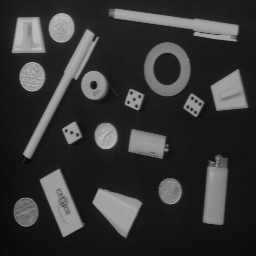
#> input picture Taller_3/images/OBJECTS.png, 256 x 256 px; the run also reads 3 pictures not shown here
$ jupyter execute Taller3_David.ipynb
#> lines starting #> are read from the running program, lines starting #| are printed output that depends on the picture; after the words box and inside, x2 and y2 are one past the last pixel; in counts of white or black regions, pixels touching at a corner belong together
# Taller 2: operaciones de transformación del histograma

### Sebastián Palma

### David Tobón Molina

[cell 1]
import matplotlib.pyplot as plt
import numpy as np
import cv2

## Segmentación por umbralización

#### 1.2 Cargue la imagen de trabajo objects.png  y visualícela

[cell 2]
objects_img = cv2.imread('images/OBJECTS.png', cv2.IMREAD_GRAYSCALE)
#> objects_img is the input picture: shape (256, 256); min 7, max 188, mean 53.3

plt.imshow(objects_img, cmap='gray', vmin=0, vmax=255)
plt.axis('off')
plt.show()

#### 1.3 Visualice el histograma de la imagen de trabajo

[cell 3]
def get_histogram(img):
    return cv2.calcHist([img],[0],None,[256],[0,256])

[cell 4]
objects_hist = get_histogram(objects_img)
#> objects_hist = 256 values, max 3542 at index 21, min 0 at index 0, mean 256

plt.plot(objects_hist)
plt.show()

#### 1.4 Aplique el algoritmo de umbralización global

[cell 5]
max_value = 255
thresh_value, thresh_image = cv2.threshold(objects_img, 60, max_value, cv2.THRESH_BINARY)
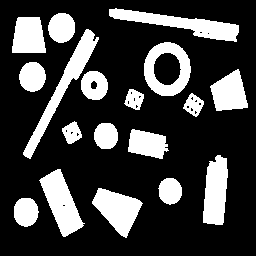
#> thresh_image: shape (256, 256); 24.7% white; 18 white regions, largest, box (x1, y1, x2, y2) and area: (109, 8, 239, 42) 1667, (23, 29, 99, 159) 1663, (39, 169, 85, 237) 1506

#### 1.5 Aplique el algoritmo de umbralización de Otsu con un solo valor

[cell 6]
otsu_value, otsu_image = cv2.threshold(objects_img, 0, max_value, cv2.THRESH_BINARY+cv2.THRESH_OTSU)
#> otsu_image: shape (256, 256); 23.5% white; 18 white regions, largest, box (x1, y1, x2, y2) and area: (109, 9, 239, 42) 1596, (23, 29, 99, 159) 1563, (40, 169, 84, 237) 1448
#> otsu_value = 84

[cell 7]
plt.figure(figsize=(18,6))

plt.subplot(1,3,1)
plt.title('Imagen original')
plt.imshow(objects_img, cmap='gray')

plt.subplot(1,3,2)
plt.title(f'Umbralización global (t={int(thresh_value)})')
plt.imshow(thresh_image, cmap='gray')

plt.subplot(1,3,3)
plt.title(f'Umbralización Otsu (t={int(otsu_value)})')
plt.imshow(otsu_image, cmap='gray')

plt.show()

#### 1.6 Ahora introduzca ruido gaussiano aditivo con varianza de 0.001 y luego con varianza de 0.05. Visualice el histograma de la imagen resultante. ¿Qué sucede? ¿Por qué sucede esto?

[cell 8]
from skimage.util import random_noise

var1 = 0.001
var2 = 0.05

noised_image_001 = random_noise(objects_img, mode='gaussian', mean=0, var=var1)
noised_image_05 = random_noise(objects_img, mode='gaussian', mean=0,  var=var2)
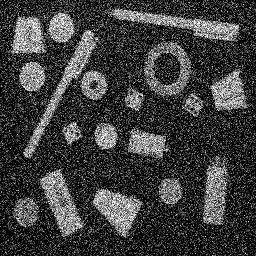
#> noised_image_05: shape (256, 256) float64; min 0, max 1, mean 0.245

noised_image_001 = (noised_image_001 * 255).astype(np.uint8)
noised_image_05 = (noised_image_05 * 255).astype(np.uint8)

noised_image_001_hist = get_histogram(noised_image_001)
#> noised_image_001_hist = 256 values, max 1921 at index 22, min 0 at index 204, mean 256
noised_image_05_hist = get_histogram(noised_image_05)
#> noised_image_05_hist = 256 values, max 16950 at index 0, min 16 at index 252, mean 256

plt.figure(figsize=(24, 12))

plt.subplot(2, 3, 1)
plt.imshow(objects_img, cmap='gray')
plt.axis('off')

plt.subplot(2, 3, 2)
plt.imshow(noised_image_001, cmap='gray')
plt.axis('off')

plt.subplot(2, 3, 3)
plt.imshow(noised_image_05, cmap='gray')
plt.axis('off')

plt.subplot(2, 3, 4)
plt.plot(objects_hist)
plt.title('Histograma de la imagen original')

plt.subplot(2, 3, 5)
plt.plot(noised_image_001_hist)
plt.title(f'Histograma de la imagen con ruido gaussiano (var={var1})')

plt.subplot(2, 3, 6)
plt.plot(noised_image_05_hist)
plt.title(f'Histograma de la imagen con ruido gaussiano (var={var2})')

plt.show()

Cuando la varianza del ruido es baja ($\sigma^2$ = 0.001), los picos del histograma que representan los valores de fondo (rango [10, 50]) y de los objetos (rango [100, 200]) incrementan su rango, pudiendose decir que se hacen más anchos: el pico que representa los valores de fondo se extiende poco, de [10,50] a [0, 50], pero se ve menos filudo porque los valores se distribuyen de manera más uniforme, ya el pico no es en 3500, sino en 1900. Adicionalmente, el valle que separa a ambos picos se vuelve menos profundo y más corto, implicando una mezcla entre los valores de intensidad de los objetos y el fondo. De todos modos, se observa que la estructura bimodal del histograma se mantiene.

Cuando la varianza del ruido es más alta ($\sigma^2$ = 0.001$), la estructura bimodal del histograma desaparece, mostrando qye no hay una distinción clara entre los objetos y el fondo. Además, hay un aplanamiento drástico del hitograma, donde solo presenta un pico en 0. Este pico también se explica dado que al sumar valores que pueden estar más alejados del valor original del píxel, los valores resultantes pueden ser negativos, por lo que recortan en 0 para cumplir con el rango de valores de la imagen.

Esto sucede porque al sumar ruido gaussiano, se le está sumando una variable aleatorio $N(0, \sigma^2)$ a las intensidades de los píxeles. Esto mueve los valores de los píxeles de manera aleatoria, y a mayor varianza, más ancha es la distribución de la variable aleatoria, por lo que el histograma original se aplana más. Esto se puede observar en la gráfica generada por el siguiente bloque de código (tener en cuenta que para esta suma los valores de intensidad de la imagen se convierten al rango [0, 1]).

[cell 9]
from scipy.stats import norm

x = np.linspace(-0.8, 0.8, 1000)

std1 = np.sqrt(var1)
std2 = np.sqrt(var2)

# genrar las distribuiones de probabilidad que representan el ruido
y1 = norm.pdf(x, 0, std1)
y2 = norm.pdf(x, 0, std2)

plt.figure(figsize=(10, 6))
plt.plot(x, y1, label=f'Ruido bajo (var={var1})', color='blue', linewidth=2)
plt.plot(x, y2, label=f'Ruido alto (var={var2})', color='red', linewidth=2)
plt.fill_between(x, y1, alpha=0.1, color='blue')
plt.fill_between(x, y2, alpha=0.1, color='red')

plt.title('Comparación de distribuciones de ruido gaussiano')
plt.xlabel('Posibles valores del ruido que se suman a los píxeles de la imagen')
plt.ylabel('Densidad de probabilidad')
plt.legend()
plt.grid(True, alpha=0.3)
plt.show()

#### 1.7 Vuelva a correr las umbralizaciones sobre la imagen ¿Cómo afecta el ruido al resultado?

[cell 10]
thresh_value, thresh_image_001 = cv2.threshold(noised_image_001, 60, max_value, cv2.THRESH_BINARY)
#> thresh_image_001: shape (256, 256); 24.7% white; 24 white regions (6 under 20 px), largest, box (x1, y1, x2, y2) and area: (108, 8, 240, 42) 1673, (23, 29, 100, 159) 1664, (40, 169, 85, 237) 1494
thresh_value, thresh_image_05 = cv2.threshold(noised_image_05, 60, max_value, cv2.THRESH_BINARY)
#> thresh_image_05: shape (256, 256); 41.9% white; 2703 white regions (2642 under 20 px), largest, box (x1, y1, x2, y2) and area: (0, 0, 116, 162) 5477, (100, 0, 243, 60) 2072, (127, 36, 208, 124) 1824

otsu_value_001, otsu_image_001 = cv2.threshold(noised_image_001, 0, max_value, cv2.THRESH_BINARY+cv2.THRESH_OTSU)
#> otsu_image_001: shape (256, 256); 23.4% white; 21 white regions (3 under 20 px), largest, box (x1, y1, x2, y2) and area: (109, 9, 239, 42) 1591, (23, 29, 99, 159) 1559, (40, 169, 84, 237) 1443
#> otsu_value_001 = 84
otsu_value_05, otsu_image_05 = cv2.threshold(noised_image_05, 0, max_value, cv2.THRESH_BINARY+cv2.THRESH_OTSU)
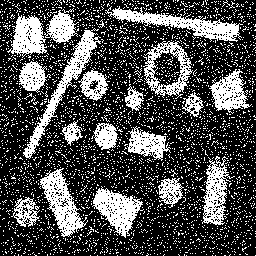
#> otsu_image_05: shape (256, 256); 30.8% white; 3292 white regions (3273 under 20 px), largest, box (x1, y1, x2, y2) and area: (105, 6, 243, 42) 1567, (23, 28, 101, 159) 1511, (40, 168, 88, 237) 1304
#> otsu_value_05 = 84

print("Valores de umbrales")
print(f"Original: {otsu_value}")
#| Original: 84.0
print(f"var={var1}: {otsu_value_001}")
#| var=0.001: 84.0
print(f"var={var2}: {otsu_value_05}")
#| var=0.05: 84.0

plt.figure(figsize=(15,15))

plt.subplot(3,3,1)
plt.imshow(objects_img, cmap='gray')
plt.title('Imagen original')
plt.axis('off')

plt.subplot(3,3,2)
plt.imshow(noised_image_001, cmap='gray')
plt.title(f'Imagen con ruido (var={var1})')
plt.axis('off')

plt.subplot(3,3,3)
plt.imshow(noised_image_05, cmap='gray')
plt.title(f'Imagen con ruido (var={var2})')
plt.axis('off')

plt.subplot(3,3,4)
plt.imshow(thresh_image, cmap='gray')
plt.axis('off')

plt.subplot(3,3,5)
plt.imshow(thresh_image_001, cmap='gray')
plt.title(f'Umbralización global (t={round(thresh_value)})')
plt.axis('off')

plt.subplot(3,3,6)
plt.imshow(thresh_image_05, cmap='gray')
plt.axis('off')

plt.subplot(3,3,7)
plt.imshow(otsu_image, cmap='gray')
plt.title(f'Umbralización Otsu (t={int(otsu_value)})')
plt.axis('off')

plt.subplot(3,3,8)
plt.imshow(otsu_image_001, cmap='gray')
plt.title(f'Umbralización Otsu (t={round(otsu_value_001)})')
plt.axis('off')

plt.subplot(3,3,9)
plt.imshow(otsu_image_05, cmap='gray')
plt.title(f'Umbralización Otsu (t={round(otsu_value_05)})')
plt.axis('off')

plt.show()

El ruido gaussiano bajo, con $\sigma^2 = 0.001$, no causa un cambio mayor en el resultado de la umbralización. Al aplicar el ruido bajo, el desplazamiento de los valores de intensidad de la imagen no causa un cambio mayor en los rangos de intensidad de fondo y objetos, por lo que al usar el mismo umbral, se obtiene un resultado similar a cuando se umbraliza la imagen original, y lo mismo se observa al hacer la umbralización Otsu.

En cambio, cuando el ruido gaussiano tiene alta varianza, con $\sigma^2 = 0.05$, el desplazamiento de los valores de intensidad de la imagen causa un cambio mayor en los rangos de intensidad de fondo y objetos, por lo que al usar el mismo umbral, se obtiene un resultado diferente a cuando se umbraliza la imagen original, y lo mismo se observa al hacer la umbralización Otsu. En este caso, ambas umbralizaciones toman zonas del fondo como objetos y partes de los objetos como fondo.

Algo curioso que se observa es que la umbralización de Otsu calcula el mismo umbral para las tres imágenes. Esto es una coincidencia matemática, aunque el histograma cambie drásticamente (pico en 0, y una distribución totalmente plana), las proporciones globales enter píxeles oscuros y claros se preservan de forma que 84 sigue siendo el umbral óptimo. Sin embargo, la segmentación es de mucho peor calidad por el ruido que causa que los píxeles de fondo crucen al otro lado del umbral, y lo mismo pase en dirección contraria.

#### 1.8 Cargue ahora la imagen de trabajo text, visualícela y visualice su histograma.

[cell 11]
text_img = cv2.imread('images/Text.png', cv2.IMREAD_GRAYSCALE)
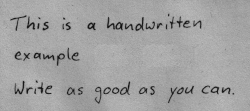
#> input picture Taller_3/images/Text.png, 250 x 111 px
#> text_img is the input picture: shape (111, 250); min 17, max 189, mean 162.1

plt.figure(figsize=(12,5))
plt.subplot(1,2,1)
plt.imshow(text_img, cmap='gray')
plt.subplot(1,2,2)
text_hist = get_histogram(text_img)
#> text_hist = 256 values, max 1675 at index 167, min 0 at index 0, mean 108.4
plt.plot(text_hist)
plt.show()

#### 1.9 Introduzca ahora una sombra circular lateral y una sombra sinusoidal en la imagen (pruebe con diferentes valores y úselos para los pasos 10 y 11). Visualice el resultado.

[cell 12]
def add_circular_shade(img):
    rows, cols = img.shape
    x, y = np.meshgrid(np.arange(cols), np.arange(rows))
    #Cálculo del centro
    cx, cy = cols // 2, rows // 2
    #Cálculo del radio y distancia posible
    distance = np.sqrt((x - cx) ** 2 + (y - cy) ** 2)
    max_dist = np.sqrt(cx**2 + cy**2)

    #Aplicación del gradiente
    spot_shading = 1 - (distance / max_dist)
    spot_image = img * spot_shading

    spot_image = spot_image.astype(np.uint8)
    return spot_image

def add_sinusoidal_shade(img, period=50, amplitude=0.5):
    # Cantidad de perturbaciones
#> called with period = 50, amplitude = 0.5
    period = period
    #Intensidad de los picos
    amplitude = amplitude

    rows, cols = img.shape

    x, y = np.meshgrid(np.arange(cols), np.arange(rows))

    #Cálculo y aplicación del efecto
    sinusoidal_shading = (1 + amplitude * np.sin(2 * np.pi * x / period)) / 1.5
    sinusoidal_image = img * sinusoidal_shading

    sinusoidal_image = sinusoidal_image.astype(np.uint8)

    return sinusoidal_image

[cell 13]
text_with_circular_shade = add_circular_shade(text_img)
text_with_sinusoidal_shade1 = add_sinusoidal_shade(text_img)
text_with_sinusoidal_shade2 = add_sinusoidal_shade(text_img, amplitude=0.2)
text_with_sinusoidal_shade3 = add_sinusoidal_shade(text_img, period=100)

plt.figure(figsize=(16, 4))

plt.subplot(1, 4, 1)
plt.imshow(text_with_circular_shade, cmap='gray')
plt.title('Sombra circular')
plt.axis('off')

plt.subplot(1, 4, 2)
plt.imshow(text_with_sinusoidal_shade1, cmap='gray')
plt.title('Sombra sinusoidal (p=50, a=0.5)')
plt.axis('off')

plt.subplot(1, 4, 3)
plt.imshow(text_with_sinusoidal_shade2, cmap='gray')
plt.title('Sombra sinusoidal (p=50, a=0.2)')
plt.axis('off')

plt.subplot(1, 4, 4)
plt.imshow(text_with_sinusoidal_shade3, cmap='gray')
plt.title('Sombra sinusoidal (p=100, a=0.5)')
plt.axis('off')

plt.show()

#### 1.10 Aplique el algoritmo de umbralización de Otsu sobre la imagen original y las dos modificaciones. ¿Qué sucede? ¿Por qué sucede esto? ¿Qué alternativas puede emplear para mitigar este resultado?

[cell 14]
otsu_og, otsu_text_image = cv2.threshold(text_img, 0, max_value, cv2.THRESH_BINARY+cv2.THRESH_OTSU)
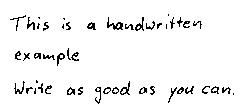
#> otsu_text_image: shape (111, 250); 95.4% white; black in thin lines or dots, all inside (x1, y1, x2, y2) = (10, 14, 234, 104)
#> otsu_og = 117
otsu_cs, otsu_cs_image = cv2.threshold(text_with_circular_shade, 0, max_value, cv2.THRESH_BINARY+cv2.THRESH_OTSU)
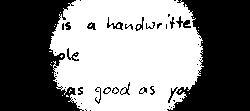
#> otsu_cs_image: shape (111, 250); 50.2% white; 44 black regions (25 under 20 px), largest, box (x1, y1, x2, y2) and area: (0, 0, 84, 111) 6769, (167, 0, 250, 111) 6351, (176, 16, 191, 28) 76
#> otsu_cs = 75
otsu_ss1, otsu_ss1_image = cv2.threshold(text_with_sinusoidal_shade1, 0, max_value, cv2.THRESH_BINARY+cv2.THRESH_OTSU)
#> otsu_ss1_image: shape (111, 250); 48.6% white; 15 white regions (10 under 20 px), largest, box (x1, y1, x2, y2) and area: (199, 0, 227, 111) 2806, (0, 0, 27, 111) 2706, (149, 0, 177, 111) 2665, (99, 0, 127, 111) 2648, (49, 0, 77, 111) 2631
#> otsu_ss1 = 108
otsu_ss2, otsu_ss2_image = cv2.threshold(text_with_sinusoidal_shade2, 0, max_value, cv2.THRESH_BINARY+cv2.THRESH_OTSU)
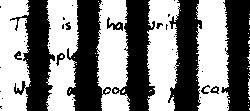
#> otsu_ss2_image: shape (111, 250); 52.5% white; 42 black regions (30 under 20 px), largest, box (x1, y1, x2, y2) and area: (67, 0, 111, 111) 2729, (112, 0, 155, 111) 2564, (10, 0, 55, 111) 2535
#> otsu_ss2 = 106
otsu_ss3, otsu_ss3_image = cv2.threshold(text_with_sinusoidal_shade3, 0, max_value, cv2.THRESH_BINARY+cv2.THRESH_OTSU)
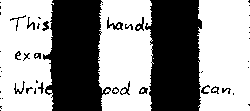
#> otsu_ss3_image: shape (111, 250); 58.2% white; 48 black regions (28 under 20 px), largest, box (x1, y1, x2, y2) and area: (43, 0, 111, 111) 5497, (145, 0, 202, 111) 5375, (107, 17, 123, 30) 78
#> otsu_ss3 = 108

[cell 15]
plt.figure(figsize=(20, 6))

plt.subplot(3, 5, 1)
plt.imshow(text_img, cmap='gray')
plt.title('Imagen original')
plt.axis('off')

plt.subplot(3, 5, 2)
plt.imshow(text_with_circular_shade, cmap='gray')
plt.title('Sombra circular')
plt.axis('off')

plt.subplot(3, 5, 3)
plt.imshow(text_with_sinusoidal_shade1, cmap='gray')
plt.title('Sombra sinusoidal (p=50, a=0.5)')
plt.axis('off')

plt.subplot(3, 5, 4)
plt.imshow(text_with_sinusoidal_shade2, cmap='gray')
plt.title('Sombra sinusoidal (p=50, a=0.2)')
plt.axis('off')

plt.subplot(3, 5, 5)
plt.imshow(text_with_sinusoidal_shade3, cmap='gray')
plt.title('Sombra sinusoidal (p=100, a=0.5)')
plt.axis('off')

plt.subplot(3, 5, 6)
plt.imshow(otsu_text_image, cmap='gray')
plt.title(f'Otsu t={int(otsu_og)}')
plt.axis('off')

plt.subplot(3, 5, 7)
plt.imshow(otsu_cs_image, cmap='gray')
plt.title(f'Otsu t={int(otsu_cs)}')
plt.axis('off')

plt.subplot(3, 5, 8)
plt.imshow(otsu_ss1_image, cmap='gray')
plt.title(f'Otsu t={int(otsu_ss1)}')
plt.axis('off')

plt.subplot(3, 5, 9)
plt.imshow(otsu_ss2_image, cmap='gray')
plt.title(f'Otsu t={int(otsu_ss2)}')
plt.axis('off')

plt.subplot(3, 5, 10)
plt.imshow(otsu_ss3_image, cmap='gray')
plt.title(f'Otsu t={int(otsu_ss3)}')
plt.axis('off')

plt.subplot(3, 5, 11)
hist_og = get_histogram(text_img)
#> hist_og has the same summary as text_hist
plt.plot(hist_og, color='black')
plt.axvline(x=otsu_og, color='red', linestyle='--', label=f'Otsu={int(otsu_og)}')
plt.legend()
plt.xlim([0, 256])

plt.subplot(3, 5, 12)
hist_cs = get_histogram(text_with_circular_shade)
#> hist_cs = 256 values, max 269 at index 97, min 0 at index 176, mean 108.4
plt.plot(hist_cs, color='black')
plt.axvline(x=otsu_cs, color='red', linestyle='--', label=f'Otsu={int(otsu_cs)}')
plt.legend()
plt.xlim([0, 256])

plt.subplot(3, 5, 13)
hist_ss1 = get_histogram(text_with_sinusoidal_shade1)
#> hist_ss1 = 256 values, max 662 at index 56, min 0 at index 0, mean 108.4
plt.plot(hist_ss1, color='black')
plt.axvline(x=otsu_ss1, color='red', linestyle='--', label=f'Otsu={int(otsu_ss1)}')
plt.legend()
plt.xlim([0, 256])

plt.subplot(3, 5, 14)
hist_ss2 = get_histogram(text_with_sinusoidal_shade2)
#> hist_ss2 = 256 values, max 827 at index 91, min 0 at index 0, mean 108.4
plt.plot(hist_ss2, color='black')
plt.axvline(x=otsu_ss2, color='red', linestyle='--', label=f'Otsu={int(otsu_ss2)}')
plt.legend()
plt.xlim([0, 256])

plt.subplot(3, 5, 15)
hist_ss3 = get_histogram(text_with_sinusoidal_shade3)
#> hist_ss3 = 256 values, max 417 at index 164, min 0 at index 0, mean 108.4
plt.plot(hist_ss3, color='black')
plt.axvline(x=otsu_ss3, color='red', linestyle='--', label=f'Otsu={int(otsu_ss3)}')
plt.legend()
plt.xlim([0, 256])

plt.tight_layout()
plt.show()
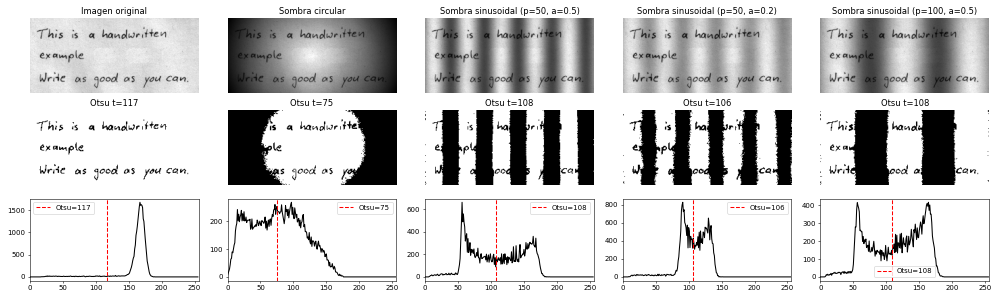
#> figure drawn by matplotlib, 15 panels; panel 11: curve peaks at x = 167, y = 1675; panel 12: curve peaks at x = 97, y = 269; panel 13: curve peaks at x = 56, y = 662; panel 14: curve peaks at x = 91, y = 827

**Observación:** El código de ejemplo dado para el taller parece tener un error, ya que usan una variable llamada `frequency` para generar las sombras sinusoidales. Pero, al pasar un mayor valor a la variable `frequency`, el resultado es que las sombras se vuelven más gruesas y aparecen menos secciones sombreadas en el papel. Al incrementar la frecuencia lo que debería suceder es que las sombras se vuelvan más delgadas en lugar de más gruesas, y deberían de aparecer más secciones sombreadas en el papel. Lo que sucede es lo opuesto, por lo que la variable `frequency` debería ser llamada `period`.

En la imagen original la iluminación es uniforme, pero esto, Otsu logra separar correctamente los objetos del fondo, donde se observan las letras de manera clara.

En cambio, en las imágene con sombras, en las zonas con buena iluminación el texto se segmenta correctamente, pero en las zonas de sombra el algoritmo clasifica el papel como parte del texto, debido a que en estas zonas el contraste entre letras y papel es menor, y los niveles de intensidad son similares y bajos. Así, la mancha de la sombra aparece segmentada como un objeto sólido en esas zonas.

Esto sucede porque otsu de un umbral global asume que el histograma de la imagen es bimodal (dos picos) o unimodal (un pico), donde un pico representa los objetos de interés y el otro los objetos de fondo y se busca un único valor de umbral para toda la imagen. Al introducir sombras a la imagen se cambia la intensidad del fondo en varias zonas. Los píxeles del fondo en las zonas de sombra se vuelven tan oscuros que sus valores de intensidad caen en el mismo rango que los píxeles de las letras. Como se puede observar en los histogramas, estas distribuciones se mezclan y los valles suben sus valores, y en casos como el de la sombra circular, el valle y el pico desaparecen, por lo que el algoritmo no puede encontrar un umbral global que se ajuste a la imagen.

Una alternativa para mitigar este resultado es usar umbralización adaptativa, que busca umbrales locales para cada región de la imagen, así la umbralización se ajusta a la iluminación local de cada región. Para esto, la imagen se divide en varias regiones disyuntas, en forma de cuadrícula, y se aplica el algoritmo de umbralización de Otsu a cada región por separado.

En este caso específico, parece que se requieren cuadrículas de solo una fila para las imágenes que tienen sombras sinusoidales, pues las sombras son verticales, y el número de columnas dependería de la frecuencia de las sombras. En el caso de la sombra circular, se requieren cuadrículas con más de una fila y columna, pues como es circular, el comportamiento de la luminosidad haciendo un barrido vertical muestra cambios.

#### 1.11 Aplique ahora un algoritmo de adaptacion del umbral en función de las propiedades locales. Compare sus resultados con el algoritmo anterior, usando varios valores para el vecindario local. ¿En qué cambia el resultado con relación al método de Otsu? ¿Qué implicaciones tiene esto? ¿Cómo puede mejorar el resultado de la segmentación para reducir el ruido en ambos casos?

[cell 16]
from skimage.filters import threshold_local

imgs = [text_img, text_with_circular_shade, text_with_sinusoidal_shade1, text_with_sinusoidal_shade2, text_with_sinusoidal_shade3]

plt.figure(figsize=(20, 8))
plt.subplot(4, 5, 1)
plt.imshow(text_img, cmap='gray')
plt.title('Imagen original')
plt.axis('off')

plt.subplot(4, 5, 2)
plt.imshow(text_with_circular_shade, cmap='gray')
plt.title('Sombra circular')
plt.axis('off')

plt.subplot(4, 5, 3)
plt.imshow(text_with_sinusoidal_shade1, cmap='gray')
plt.title('Sombra sinusoidal (p=50, a=0.5)')
plt.axis('off')

plt.subplot(4, 5, 4)
plt.imshow(text_with_sinusoidal_shade2, cmap='gray')
plt.title('Sombra sinusoidal (p=50, a=0.2)')
plt.axis('off')

plt.subplot(4, 5, 5)
plt.imshow(text_with_sinusoidal_shade3, cmap='gray')
plt.title('Sombra sinusoidal (p=100, a=0.5)')
plt.axis('off')

plt.subplot(4, 5, 6)
plt.imshow(otsu_text_image, cmap='gray')
plt.title(f'Otsu t={int(otsu_og)}')
plt.axis('off')

plt.subplot(4, 5, 7)
plt.imshow(otsu_cs_image, cmap='gray')
plt.title(f'Otsu t={int(otsu_cs)}')
plt.axis('off')

plt.subplot(4, 5, 8)
plt.imshow(otsu_ss1_image, cmap='gray')
plt.title(f'Otsu t={int(otsu_ss1)}')
plt.axis('off')

plt.subplot(4, 5, 9)
plt.imshow(otsu_ss2_image, cmap='gray')
plt.title(f'Otsu t={int(otsu_ss2)}')
plt.axis('off')

plt.subplot(4, 5, 10)
plt.imshow(otsu_ss3_image, cmap='gray')
plt.title(f'Otsu t={int(otsu_ss3)}')
plt.axis('off')

# Aplicar threshold local
X = 15
for i, img in enumerate(imgs):
    ti = threshold_local(img, block_size=X, method='mean')
    binary_image = img > ti
    thresholded_image = binary_image * 255

    plt.subplot(4, 5, 11 + i)
    plt.imshow(thresholded_image, cmap='gray')
    plt.title(f'Threshold local (vecindario={X})')
    plt.axis('off')
#> this loop made 5 passes
#> pass 1, `ti = threshold_local(img, block_size=X, method='mean')`:
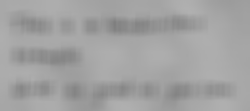
#> ti: shape (111, 250) float64; min 127, max 176.6, mean 162.1

X_list = [79, 79, 9, 99, 31]
for i, x in enumerate(X_list):
    img = imgs[i]
    ti = threshold_local(img, block_size=x, method='mean')
    binary_image = img > ti
    thresholded_image = binary_image * 255

    plt.subplot(4, 5, 16 + i)
    plt.imshow(thresholded_image, cmap='gray')
    plt.title(f'Threshold local (vecindario={x})')
    plt.axis('off')

plt.show()
#> (the rest of the program and of its run is left out)
